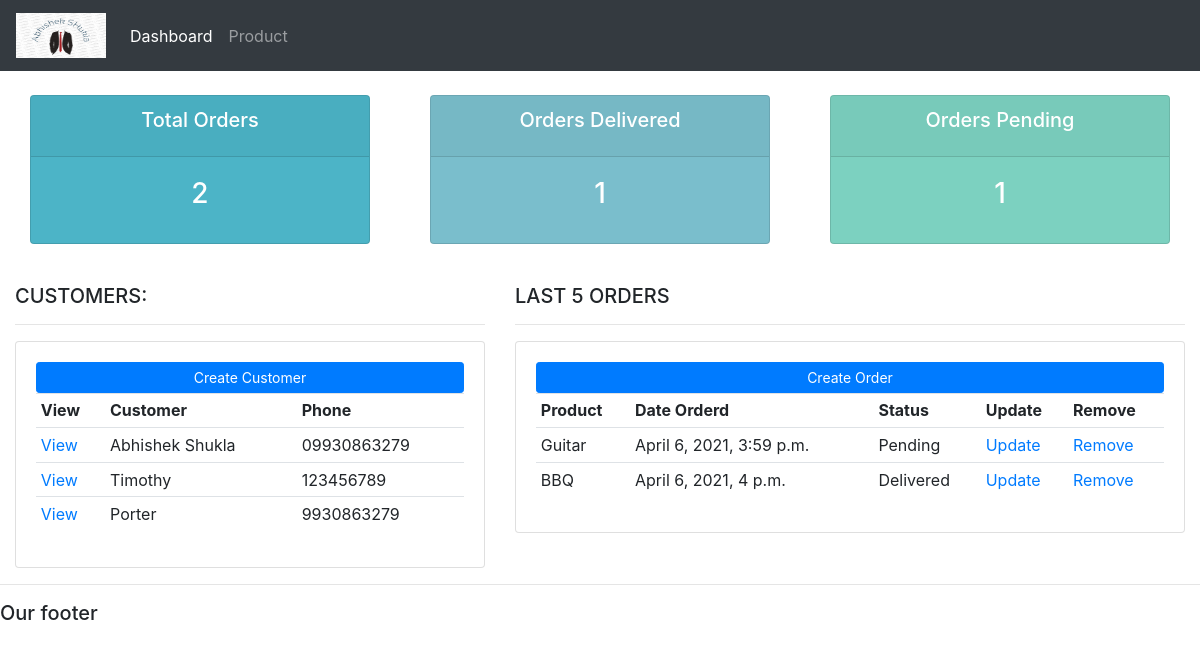
The app's page /, older data.
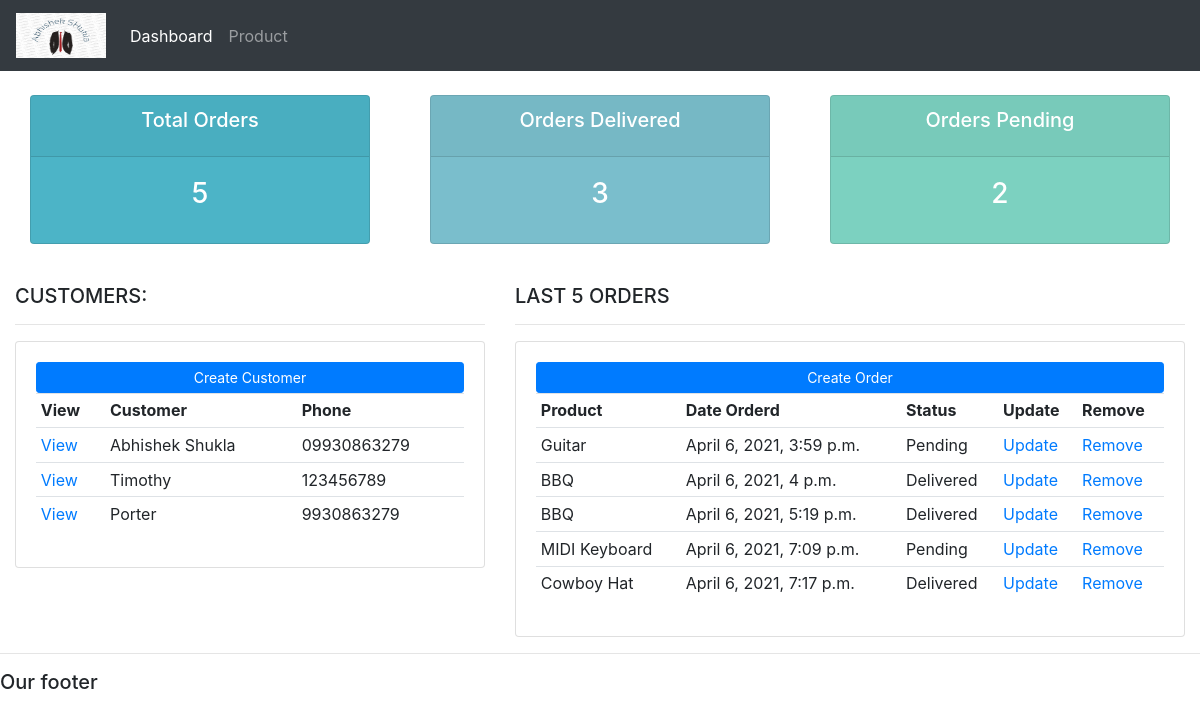
The same page, newer data.
### accounts/models.py (models this page shows, shortened)
class Customer(models.Model):
    name = models.CharField(max_length=200, null=True)
    phone = models.CharField(max_length=200, null=True)
    email = models.CharField(max_length=200, null=True)
    date_created = models.DateTimeField(auto_now_add=True, null=True)

class Order(models.Model):
    STATUS = (
        ('Pending', 'Pending'),
        ('Out For Delivery', 'Out For Delivery'),
        ('Delivered', 'Delivered')
    )
    customer = models.ForeignKey(
        "Customer", on_delete=models.SET_NULL, null=True)
    product = models.ForeignKey(
        "Product", on_delete=models.SET_NULL, null=True)
    date_created = models.DateTimeField(auto_now_add=True, null=True)
    status = models.CharField(max_length=200, null=True, choices=STATUS)

class Product(models.Model):
    CATEGORY = (
        ('Indoor', 'Indoor'),
        ('Outdoor', 'Outdoor'),
    )
    name = models.CharField(max_length=200, null=True)
    price = models.FloatField(null=True)
    category = models.CharField(max_length=200, null=True, choices=CATEGORY)
    description = models.CharField(max_length=200, null=True)
    date_created = models.DateTimeField(auto_now_add=True, null=True)
    tag = models.ManyToManyField(Tag)
    def __str__(self):
        return self.name

### accounts/views.py (the view)
# urls.py: path("", views.home, name="home"),
def home(request):
    customers = Customer.objects.all()
    orders = Order.objects.all()
    total_customers = Customer.objects.all().count()
    total_orders = Order.objects.all().count()
    delivered = Order.objects.filter(status="Delivered").count()
    pending = Order.objects.filter(status="Pending").count()
    context = {'orders': orders, 'customers': customers,
               'total_customers': total_customers, 'total_orders': total_orders, 'delivered': delivered, 'pending': pending}
    return render(request, "accounts/dashboard.html", context)

### accounts/templates/accounts/dashboard.html
{%  extends 'accounts/main.html' %}
{% block content %}
{%  include 'accounts/status.html' %}
<br>
<div class="row">
	<div class="col-md-5">
		<h5>CUSTOMERS:</h5>
		<hr>
		<div class="card card-body">
			<a class="btn btn-primary  btn-sm btn-block" href="">Create Customer</a>
			<table class="table table-sm">
				<tr>
					<th>View</th>
					<th>Customer</th>
					<th>Phone</th>
				</tr>
					{% for customer in customers %}
						<tr>
							<td><a href="{% url 'customer' customer.id %}">View</a></td>
							<td>{{customer.name}}</td>
							<td>{{customer.phone}}</td>
						</tr>
					{%endfor%}
			</table>
		</div>
	</div>
	<div class="col-md-7">
		<h5>LAST 5 ORDERS</h5>
		<hr>
		<div class="card card-body">
			<a class="btn btn-primary  btn-sm btn-block" href="{% url 'create_order' %}">Create Order</a>
			<table class="table table-sm">
				<tr>
					<th>Product</th>
					<th>Date Orderd</th>
					<th>Status</th>
					<th>Update</th>
					<th>Remove</th>
				</tr>
				{%for order in orders%}
					<tr>
					<td>{{order.product}}</td>
					<td>{{order.date_created}}</td>
					<td>{{order.status}}</td>
					<td><a href="#">Update</a></td>
					<td><a href="#">Remove</a></td>
				{% endfor %}
			</table>
		</div>
	</div>
</div>
{% endblock %}

Row changes from the older to the newer data that the page shows:
added Order: product "BBQ", date_created "April 6, 2021, 5:19 p.m.", status "Delivered"
added Order: product "MIDI Keyboard", date_created "April 6, 2021, 7:09 p.m.", status "Pending"
added Order: product "Cowboy Hat", date_created "April 6, 2021, 7:17 p.m.", status "Delivered"
Text that changed along with them:
{{ total_orders }}: "2" → "5"
{{ delivered }}: "1" → "3"
{{ pending }}: "1" → "2"
